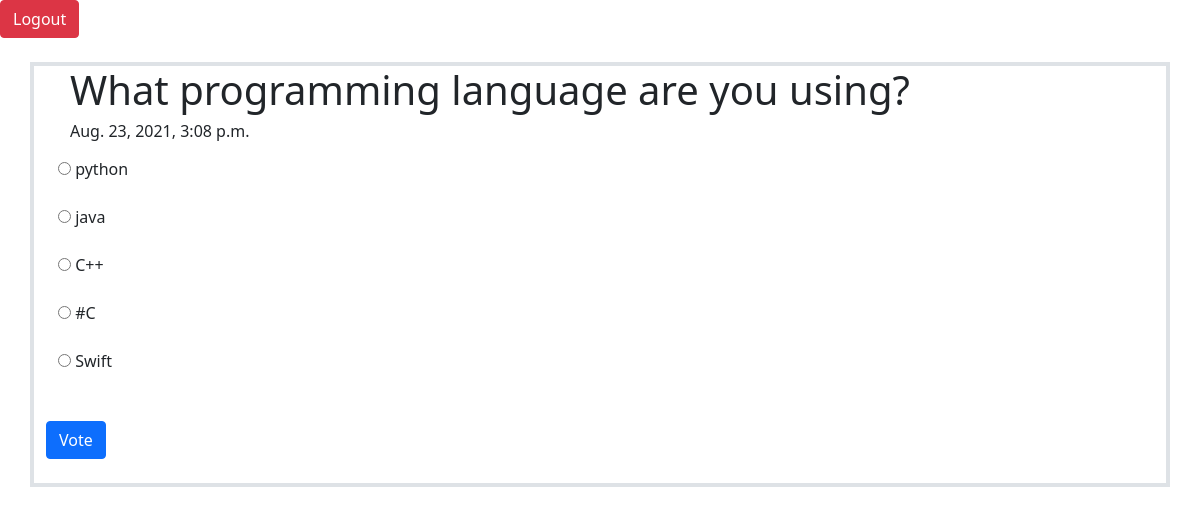
Screenshot of /polls/2/ (signed in) with the database file from the repository.
### polls/models.py (models this page shows, shortened)
class Question(models.Model):
    question_text = models.CharField(max_length=200)
    pub_date = models.DateTimeField('date published')

class Choice(models.Model):
    question = models.ForeignKey(Question, on_delete=models.CASCADE)
    choice_text = models.CharField(max_length=200)
    votes = models.IntegerField(default=0)

### polls/views.py (the view)
# urls.py: path('<int:question_id>/',views.detail, name='detail'),
def detail(request,question_id):
    try:
        question = Question.objects.get(pk=question_id)
    except:
        raise Http404("Question does not exist")
    return render(request,'polls/detail.html',{'question':question})

### polls/templates/polls/detail.html (shortened to what this page needs)
{% extends "polls/base.html" %}
{% load static %}
{% block content %}
<div class="container my-4 border border-4">
    <form action="{% url 'polls:vote' question.id %}" method="post">
        <fieldset>
            <legend class="mx-4"><h1>
                {{ question.question_text }}
                <h6 class="fs-6">{{ question.pub_date}}</h6>
            </h1></legend>
            <div class="container">
                {% for choice in question.choice_set.all %}
                <input type="radio" name="choice" value="{{ choice.id}}" id="choice{{forloop.counter}}">
                <label for="choice{{forloop.counter}}"> {{ choice.choice_text }}</label> <br> <br>
            {% endfor %}
            </div>
        </fieldset>
        <input class="btn btn-primary my-4" type="submit" value="Vote">
    </form>
</div>
{% endblock  %}

### polls/templates/polls/base.html (style rules this page uses)
body { background-repeat: no-repeat; background-size: cover; }

### rows the page displays
Question: question_text "What programming language are you using?", pub_date "Aug. 23, 2021, 3:08 p.m."
Choice: choice_text "python"
Choice: choice_text "java"
Choice: choice_text "C++"
Choice: choice_text "#C"
Choice: choice_text "Swift"
